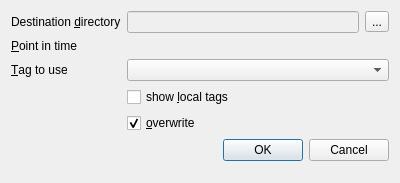
<ui version="4.0" >
 <author>Marco Clemencic</author>
 <class>DumpToFilesDialog</class>
 <widget class="QDialog" name="DumpToFilesDialog" >
  <property name="geometry" >
   <rect>
    <x>0</x>
    <y>0</y>
    <width>400</width>
    <height>183</height>
   </rect>
  </property>
  <property name="sizePolicy" >
   <sizepolicy vsizetype="Minimum" hsizetype="Preferred" >
    <horstretch>0</horstretch>
    <verstretch>0</verstretch>
   </sizepolicy>
  </property>
  <property name="windowTitle" >
   <string>Dump to files</string>
  </property>
  <layout class="QFormLayout" name="formLayout" >
   <item row="0" column="0" >
    <widget class="QLabel" name="destDirLabel" >
     <property name="text" >
      <string>Destination &amp;directory</string>
     </property>
     <property name="buddy" >
      <cstring>destDirSelect</cstring>
     </property>
    </widget>
   </item>
   <item row="0" column="1" >
    <widget class="QWidget" native="1" name="widget" >
     <layout class="QHBoxLayout" name="horizontalLayout" >
      <property name="margin" >
       <number>0</number>
      </property>
      <item>
       <widget class="QLineEdit" name="destDir" >
        <property name="enabled" >
         <bool>false</bool>
        </property>
       </widget>
      </item>
      <item>
       <widget class="QToolButton" name="destDirSelect" >
        <property name="text" >
         <string>...</string>
        </property>
       </widget>
      </item>
     </layout>
    </widget>
   </item>
   <item row="5" column="1" >
    <widget class="QDialogButtonBox" name="buttonBox" >
     <property name="orientation" >
      <enum>Qt::Horizontal</enum>
     </property>
     <property name="standardButtons" >
      <set>QDialogButtonBox::Cancel|QDialogButtonBox::Ok</set>
     </property>
    </widget>
   </item>
   <item row="1" column="1" >
    <widget class="TimePointEdit" native="1" name="pointInTime" >
     <property name="sizePolicy" >
      <sizepolicy vsizetype="Preferred" hsizetype="Expanding" >
       <horstretch>0</horstretch>
       <verstretch>0</verstretch>
      </sizepolicy>
     </property>
    </widget>
   </item>
   <item row="1" column="0" >
    <widget class="QLabel" name="pointInTimeLabel" >
     <property name="text" >
      <string>&amp;Point in time</string>
     </property>
     <property name="buddy" >
      <cstring>pointInTime</cstring>
     </property>
    </widget>
   </item>
   <item row="2" column="0" >
    <widget class="QLabel" name="tagLabel" >
     <property name="text" >
      <string>&amp;Tag to use</string>
     </property>
     <property name="buddy" >
      <cstring>tag</cstring>
     </property>
    </widget>
   </item>
   <item row="2" column="1" >
    <widget class="QComboBox" name="tag" >
     <property name="sizePolicy" >
      <sizepolicy vsizetype="Fixed" hsizetype="Expanding" >
       <horstretch>0</horstretch>
       <verstretch>0</verstretch>
      </sizepolicy>
     </property>
    </widget>
   </item>
   <item row="3" column="1" >
    <widget class="QCheckBox" name="localTags" >
     <property name="text" >
      <string>show &amp;local tags</string>
     </property>
    </widget>
   </item>
   <item row="4" column="1" >
    <widget class="QCheckBox" name="overwrite" >
     <property name="toolTip" >
      <string>Overwrite already existing files</string>
     </property>
     <property name="text" >
      <string>&amp;overwrite</string>
     </property>
     <property name="checked" >
      <bool>true</bool>
     </property>
    </widget>
   </item>
  </layout>
 </widget>
 <customwidgets>
  <customwidget>
   <class>TimePointEdit</class>
   <extends>QWidget</extends>
   <header>CondDBUI/Browser/Widgets.h</header>
   <container>1</container>
   <slots>
    <slot>setMinimumDateTime(QDateTime)</slot>
    <slot>setMaximumDateTime(QDateTime)</slot>
    <slot>resetMinimumDateTime()</slot>
    <slot>resetMaximumDateTime()</slot>
    <signal>dateTimeChanged(QDateTime)</signal>
    <signal>dateChanged(QDate)</signal>
    <signal>timeChanged(QTime)</signal>
    <signal>maxChanged(bool)</signal>
    <signal>maxChecked()</signal>
    <signal>maxUnchecked()</signal>
    <signal>validityKeyChanged(cool::ValidityKey)</signal>
   </slots>
  </customwidget>
 </customwidgets>
 <includes/>
 <resources/>
 <connections>
  <connection>
   <sender>buttonBox</sender>
   <signal>accepted()</signal>
   <receiver>DumpToFilesDialog</receiver>
   <slot>accept()</slot>
   <hints>
    <hint type="sourcelabel" >
     <x>358</x>
     <y>141</y>
    </hint>
    <hint type="destinationlabel" >
     <x>157</x>
     <y>162</y>
    </hint>
   </hints>
  </connection>
  <connection>
   <sender>buttonBox</sender>
   <signal>rejected()</signal>
   <receiver>DumpToFilesDialog</receiver>
   <slot>reject()</slot>
   <hints>
    <hint type="sourcelabel" >
     <x>390</x>
     <y>147</y>
    </hint>
    <hint type="destinationlabel" >
     <x>286</x>
     <y>162</y>
    </hint>
   </hints>
  </connection>
  <connection>
   <sender>destDirSelect</sender>
   <signal>clicked()</signal>
   <receiver>DumpToFilesDialog</receiver>
   <slot>selectDirectory()</slot>
   <hints>
    <hint type="sourcelabel" >
     <x>375</x>
     <y>21</y>
    </hint>
    <hint type="destinationlabel" >
     <x>199</x>
     <y>81</y>
    </hint>
   </hints>
  </connection>
  <connection>
   <sender>localTags</sender>
   <signal>toggled(bool)</signal>
   <receiver>DumpToFilesDialog</receiver>
   <slot>showLocalTags(bool)</slot>
   <hints>
    <hint type="sourcelabel" >
     <x>205</x>
     <y>105</y>
    </hint>
    <hint type="destinationlabel" >
     <x>35</x>
     <y>119</y>
    </hint>
   </hints>
  </connection>
 </connections>
 <slots>
  <slot>selectDirectory()</slot>
  <slot>showLocalTags(bool)</slot>
 </slots>
</ui>
